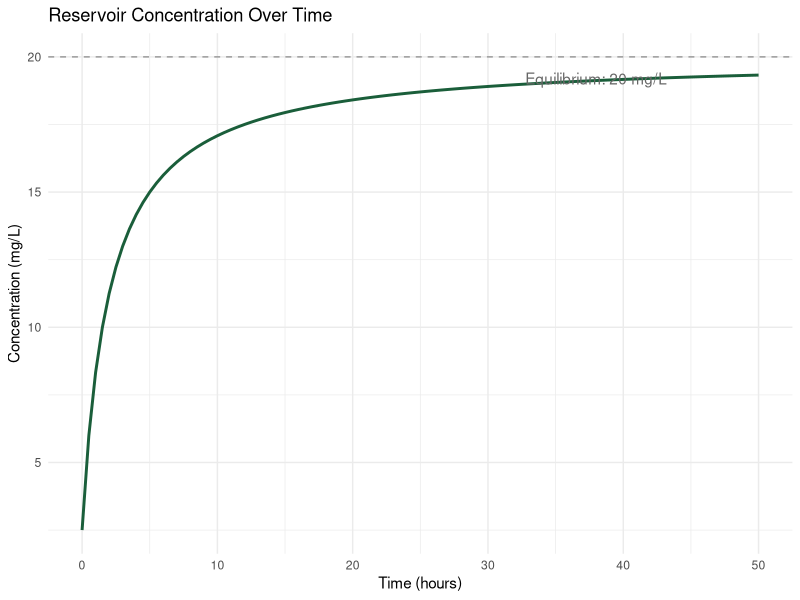

The R script that drew this image:
## ---- chunk 1
library(ggplot2)

t_vals <- seq(0, 50, by = 0.5)
C_vals <- (20*t_vals + 5) / (t_vals + 2)

df <- data.frame(t = t_vals, C = C_vals)

ggplot(df, aes(x = t, y = C)) +
  geom_line(color = "#1a5e3a", linewidth = 1) +
  geom_hline(yintercept = 20, linetype = "dashed", color = "grey60") +
  annotate("text", x = 38, y = 19.2, label = "Equilibrium: 20 mg/L", color = "grey40") +
  labs(title = "Reservoir Concentration Over Time",
       x = "Time (hours)", y = "Concentration (mg/L)") +
  theme_minimal()
